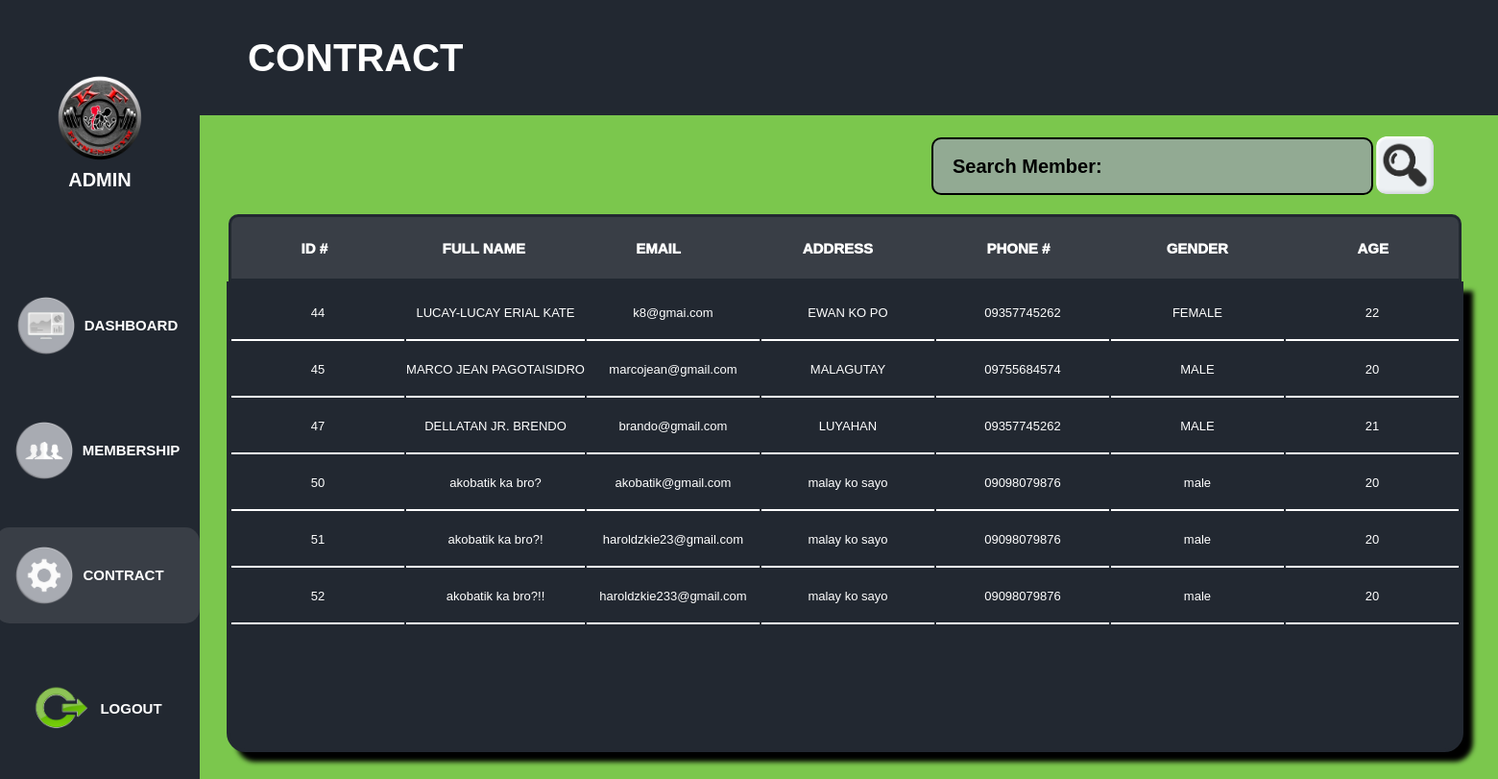
The page /Admin/contract/contract_index.php on the database its author committed.
### tables this page shows
CREATE TABLE `contract` (
  `contract_id` int(11) NOT NULL,
  `members_id` int(11) NOT NULL,
  `contract_Renewal` date NOT NULL,
  `contract_Expiration` date NOT NULL
);

CREATE TABLE `members` (
  `member_id` int(11) NOT NULL,
  `users_id` int(11) NOT NULL,
  `fullName` varchar(150) NOT NULL,
  `email` varchar(255) NOT NULL,
  `address` varchar(255) NOT NULL,
  `phone_no` varchar(15) NOT NULL,
  `gender` varchar(6) NOT NULL,
  `age` int(2) NOT NULL
);

### Admin/contract/contract_index.php (the view, shortened to what this page needs)
<?php
    require_once '../../include/config.php';
?>
<!DOCTYPE html>
<html lang="en">
<head>
    <link rel="stylesheet" type="text/css" href="../css/contract.css?v=<?php echo time(); ?>">
</head>
<body>
    <div class="header">
        <div class="title">
            <h1>CONTRACT</h1>
        </div>
        <div class="search-form">
            <form action="search_members/search.php" method="post">
                <button class="search-button"><img src="../../image/searching-icon.png"></button>
                <input type="text" name="search" placeholder="Search Member:">
            </form>
        </div>
        <div class="table-div">
                <?php
                    $sql = "SELECT * FROM members
                    INNER JOIN contract ON members.member_id = contract.members_id";
                    if($result = $pdo->query($sql)){
                        if($result->rowCount() > 0){
                            echo '<table class="table table-bordered table-striped">';
                                echo '<thead class="header-th">';
                                    echo '<tr class="header-tr">';
                                        echo "<th>ID #</th>";
                                        echo "<th>FULL NAME</th>";
                                        echo "<th>EMAIL</th>";
                                        echo "<th>ADDRESS</th>";
                                        echo "<th>PHONE #</th>";
                                        echo "<th>GENDER</th>";
                                        echo "<th>AGE</th>";
                                    echo "</tr>";
                                echo "</thead>";
                                echo "<tbody>";
                                while($row = $result->fetch()){
                                    echo "<tr>";
                                            echo "<td>" . $row['member_id'] . "</td>";
                                            echo "<td>" . $row['fullName'] . "</td>";
                                            echo "<td>" . $row['email'] . "</td>";
                                            echo "<td>" . $row['address'] . "</td>";
                                            echo "<td>" . $row['phone_no'] . "</td>";
                                            echo "<td>" . $row['gender'] . "</td>";
                                            echo "<td>" . $row['age'] . "</td>";
                                        echo "</tr>";
                                }
                                echo "</tbody>";
                            echo "</table>";
                        } else {
                            echo '<div class="alert alert-danger"><em>No records were found.</em></div>';
                        }
                    } else {
                        echo "Oops! Something went wrong. Please try again later.";
                    }
                ?>
        </div>
        <div class="side-nav">
            <div class="user">
                <div>
                <a href="../profile_index.php"><img src="../../image/logo.png" class="user-img"></a>
                    <h1 class="admin">
                        ADMIN
                    </h1>
                </div>
            </div>
            <div class="navs-div">
                    <ul>
                        <a href="../admin_dashboard/dashboard.php"><li id="dashboard-li"><img src="../../image/dashboard_icon.png" class="dashboard-img"><p>DASHBOARD</p></li></a>
                        <a href="../admin_ManageMembers/manage_members.php"><li id="members-li"><img src="../../image/membership-icon.png" class="members-img"><p>MEMBERSHIP</p></li></a>
                        <a href="../contract/contract_index.php"><li id="contract-li"><img src="../../image/setting-icon.png" class="contract-img"><p class="contract-p">CONTRACT</p></li></a>
                    </ul>
            </div>
            <ul>
                <a href="../logout.php"><li id="logout-li"><img src="../../image/logout.png" class="logout-img"><p>LOGOUT</p></li></a>
            </ul>
        </div>
    </div>
</body>
</html>

### Admin/css/contract.css (style rules this page uses)
body { margin: 0; height: 100vh; background-color: #7BC74D; overflow: hidden; font-family: system-ui; }
* { margin: 0; padding: 0; box-sizing: border-box; font-family: 'poppins', sans-serif; }
.admin { color: white; margin: auto; justify-content: center; align-items: center; display: flex; }
.side-nav { width: 208px; height: 100%; position: fixed; top: 0; left: 0; padding: 30px 15px; background-color: #222831; backdrop-filter: blur(5px); display: flex; justify-content: space-around; flex-direction: column; transition: width 0.5s; }
.user { display: flex; margin: auto; align-items: center; justify-content: center; font-size: 12px; border-radius: 8px; margin-left: auto; margin-right: auto; overflow: block; }
.user h1 { font-size: 20px; font-weight: 600; white-space: nowrap; }
.user-img { width: 100px; align-items: center; justify-content: center; }
ul { list-style: none; }
ul li { margin: 30px 0; display: flex; align-items: center; justify-content: center; cursor: pointer; padding: 20px; }
ul li img { width: 60px; margin-right: 0px; }
.navs-div { transform: translateY(1rem); }
ul li p { padding-left: 10px; color: white; font-size: 15px; }
.contract-p { transform: translateX(-8px); }
.contract-img { transform: translateX(-8px); }
a { text-decoration: none; }
#contract-li { padding: 20px 50px; font-weight: bold; margin-left: -20px; margin-right: -15px; background-color: #393E46; border-radius: 15px; transition: 0.5s; }
#dashboard-li, #members-li, #contract-li, #logout-li { padding: 20px 50px; font-weight: bold; margin-left: -20px; margin-right: -15px; transition: 0.5s; }
.title { padding: 0 50px; display: flex; justify-content: start; align-items: center; transform: translateX(13rem); color: white; font-weight: bold; font-size: 20px; background-color: #222831; height: 120px; }
.search-form { transform: translateX(55%); transition: 0.5s; }
.search-form { display: block; padding: 20px 0px; }
.search-form input { width: 460px; height: 60px; border-style: solid; border-width: 2px; border-radius: 10px; border-color: black; font-weight: 1000; padding: 0 20px; font-size: 20px; background-color: #92AA93; color: black; transform: translate(7rem, -100%); }
.search-form input::placeholder { color: black; font-weight: bold; }
.search-button { padding: 0 5px; border: none; background: none; width: 50px; height: 100%; display: block; transform: translate(570px, 2px); }
.search-button img { width: 60px; height: 100%; transition: 0.5s; border-radius: 10px; }
.table { table-layout: fixed; display: grid; place-items: center; transform: translate(100px, -60px); }
.header-th { display: grid; place-items: center; border-style: solid; border-color: #222831; background-color: #393E46; overflow: hidden; height: 70px; width: 80.3rem; border-radius: 10px 10px 0 0; }
.table tbody { overflow-y: auto; height: 490px; border-bottom-right-radius: 20px; border-bottom-left-radius: 20px; box-shadow: 10px 10px 5px 0 #000000; background-color: #222831; border-color: #222831; border-style: solid; }
.table th { width: 250px; overflow: hidden; padding: 20px 0; text-align: center; font-weight: 1000; color: #ffffff; font-size: 15px; text-overflow: ellipsis; }
.table td { white-space: nowrap; overflow: hidden; text-overflow: ellipsis; width: 180px; border-bottom: 2px solid #ffffff; padding: 20px 0; text-align: center; color: #ffffff; font-size: 13px; }

### rows shown on the page
contract: members.member_id "44", members.fullName "LUCAY-LUCAY ERIAL KATE", members.email "k8@gmai.com", members.address "EWAN KO PO", members.phone_no "09357745262", members.gender "FEMALE", members.age "22"
contract: members.member_id "45", members.fullName "MARCO JEAN PAGOTAISIDRO", members.email "marcojean@gmail.com", members.address "MALAGUTAY", members.phone_no "09755684574", members.gender "MALE", members.age "20"
contract: members.member_id "47", members.fullName "DELLATAN JR. BRENDO", members.email "brando@gmail.com", members.address "LUYAHAN", members.phone_no "09357745262", members.gender "MALE", members.age "21"
contract: members.member_id "50", members.fullName "akobatik ka bro?", members.email "akobatik@gmail.com", members.address "malay ko sayo", members.phone_no "09098079876", members.gender "male", members.age "20"
contract: members.member_id "51", members.fullName "akobatik ka bro?!", members.email "haroldzkie23@gmail.com", members.address "malay ko sayo", members.phone_no "09098079876", members.gender "male", members.age "20"
contract: members.member_id "52", members.fullName "akobatik ka bro?!!", members.email "haroldzkie233@gmail.com", members.address "malay ko sayo", members.phone_no "09098079876", members.gender "male", members.age "20"
